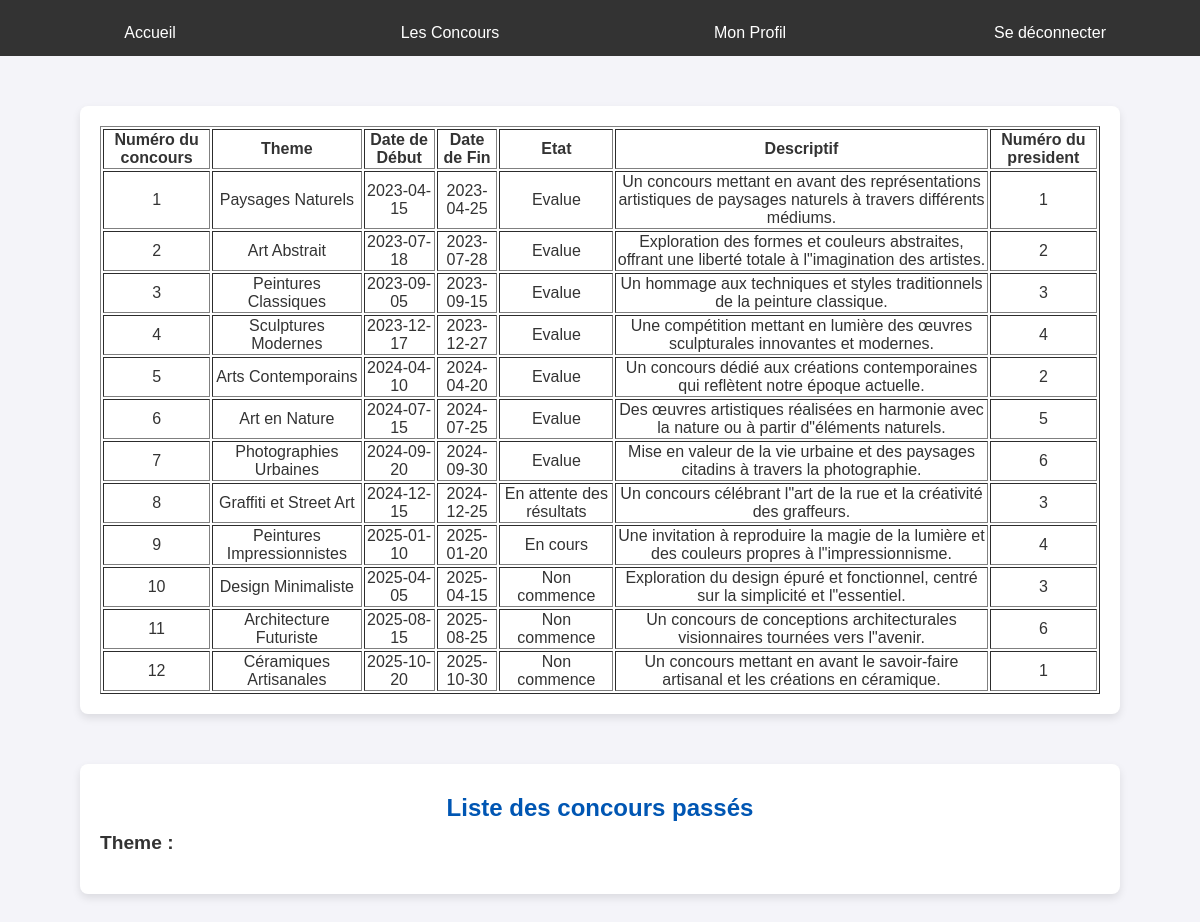
Screenshot of /devTest/concoursAdmin.php (signed in) with the database file from the repository.
### tables this page shows
CREATE TABLE Concours (
    numConcours INT PRIMARY KEY,
    theme VARCHAR(100) NOT NULL,
    dateDebut DATE NOT NULL,
    dateFin DATE NOT NULL,
    etat VARCHAR(50),
    descriptif VARCHAR(1000),
    numPresident INT NOT NULL,
    FOREIGN KEY (numPresident) REFERENCES President(numPresident) ON DELETE CASCADE,
    CHECK (DATEDIFF(dateFin, dateDebut) >= 1)  
);

### devTest/concoursAdmin.php (the view, shortened to what this page needs)
<?php
require("connect.php");
require('functions.php');
?>
<!DOCTYPE html>
<html lang="fr">
<head>
    <link rel="stylesheet" href="style.css">
</head>
<body>
<div class="menu">
    <a href="index.php">Accueil</a>
    <a href="concoursAdmin.php">Les Concours</a>
    <a href="profile.php">Mon Profil</a>
    <a href="logout.php">Se déconnecter</a>
</div>
<div class="container center">
    <?php
        try {
            $sql = "SELECT * FROM Concours";
            $stmt = $connexion->prepare($sql);
            $stmt->execute();
            $result = $stmt->fetchAll(PDO::FETCH_ASSOC);
        }
        catch (PDOException $e) {
            die("Erreur lors de la connexion : " . $e->getMessage());
        }
    $html = '<table border="1">';
    $html .= '<tr>
                <th>Numéro du concours</th>
                <th>Theme</th>
                <th>Date de Début</th>
                <th>Date de Fin</th>
                <th>Etat</th>
                <th>Descriptif</th>
                <th>Numéro du president</th>
              </tr>';
    foreach ($result as $row) {
        $html .= '<tr>';
        $html .= '<td>' . htmlspecialchars($row['numConcours']) . '</td>';
        $html .= '<td>' . htmlspecialchars($row['theme']) . '</td>';
        $html .= '<td>' . htmlspecialchars($row['dateDebut']) . '</td>';
        $html .= '<td>' . htmlspecialchars($row['dateFin']) . '</td>';
        $html .= '<td>' . htmlspecialchars($row['etat']) . '</td>';
        $html .= '<td>' . htmlspecialchars($row['descriptif']) . '</td>';
        $html .= '<td>' . htmlspecialchars($row['numPresident']) . '</td>';
        $html .= '</tr>';
    }
    $html .= '</table>';
    echo $html;
    ?>
</div>
<div class="container">
    <h2>Liste des concours passés</h2>
    <div class="user-info">
        <p><span class="user-data">Theme :</span> <?= htmlspecialchars($theme); ?></p>
    </div>
</div>
</body>
</html>

### devTest/style.css (style rules this page uses)
body { font-family: Arial, sans-serif; background-color: #f4f4f9; margin: 0; padding: 0; color: #333; position: relative; }
.container { max-width: 1000px; margin: 50px auto; padding: 20px; background: #ffffff; box-shadow: 0 4px 8px rgba(0, 0, 0, 0.1); border-radius: 8px; position: relative; }
.container.center { max-width: 1000px; margin: 50px auto; padding: 20px; background: #ffffff; box-shadow: 0 4px 8px rgba(0, 0, 0, 0.1); border-radius: 8px; position: relative; text-align: center; }
h1, h2 { text-align: center; color: #0056b3; margin-top: 10px; margin-bottom: 10px; position: relative; }
.menu { background-color: #333; overflow: hidden; display: flex; justify-content: center; margin-bottom: 20px; position: relative; }
.menu a { padding: 14px 20px; text-decoration: none; color: white; text-align: center; flex: 1; position: relative; }
.user-info { font-size: 1.2em; margin-bottom: 20px; position: relative; }
.user-info p { margin: 10px 0; position: relative; }
.user-info .user-data { font-weight: bold; position: relative; }
a { text-decoration: none; color: #0056b3; display: inline-block; margin-top: 10px; transition: color 0.3s ease; position: relative; }

### rows the page displays
concours: numConcours "1", theme "Paysages Naturels", dateDebut "2023-04-15", dateFin "2023-04-25", etat "Evalue", descriptif "Un concours mettant en avant des représentations artistiques de paysages naturels à travers différents médiums.", numPresident "1"
concours: numConcours "2", theme "Art Abstrait", dateDebut "2023-07-18", dateFin "2023-07-28", etat "Evalue", descriptif "Exploration des formes et couleurs abstraites, offrant une liberté totale à l\"imagination des artistes.", numPresident "2"
concours: numConcours "3", theme "Peintures Classiques", dateDebut "2023-09-05", dateFin "2023-09-15", etat "Evalue", descriptif "Un hommage aux techniques et styles traditionnels de la peinture classique.", numPresident "3"
concours: numConcours "4", theme "Sculptures Modernes", dateDebut "2023-12-17", dateFin "2023-12-27", etat "Evalue", descriptif "Une compétition mettant en lumière des œuvres sculpturales innovantes et modernes.", numPresident "4"
concours: numConcours "5", theme "Arts Contemporains", dateDebut "2024-04-10", dateFin "2024-04-20", etat "Evalue", descriptif "Un concours dédié aux créations contemporaines qui reflètent notre époque actuelle.", numPresident "2"
concours: numConcours "6", theme "Art en Nature", dateDebut "2024-07-15", dateFin "2024-07-25", etat "Evalue", descriptif "Des œuvres artistiques réalisées en harmonie avec la nature ou à partir d\"éléments naturels.", numPresident "5"
concours: numConcours "7", theme "Photographies Urbaines", dateDebut "2024-09-20", dateFin "2024-09-30", etat "Evalue", descriptif "Mise en valeur de la vie urbaine et des paysages citadins à travers la photographie.", numPresident "6"
concours: numConcours "8", theme "Graffiti et Street Art", dateDebut "2024-12-15", dateFin "2024-12-25", etat "En attente des résultats", descriptif "Un concours célébrant l\"art de la rue et la créativité des graffeurs.", numPresident "3"
concours: numConcours "9", theme "Peintures Impressionnistes", dateDebut "2025-01-10", dateFin "2025-01-20", etat "En cours", descriptif "Une invitation à reproduire la magie de la lumière et des couleurs propres à l\"impressionnisme.", numPresident "4"
concours: numConcours "10", theme "Design Minimaliste", dateDebut "2025-04-05", dateFin "2025-04-15", etat "Non commence", descriptif "Exploration du design épuré et fonctionnel, centré sur la simplicité et l\"essentiel.", numPresident "3"
concours: numConcours "11", theme "Architecture Futuriste", dateDebut "2025-08-15", dateFin "2025-08-25", etat "Non commence", descriptif "Un concours de conceptions architecturales visionnaires tournées vers l\"avenir.", numPresident "6"
concours: numConcours "12", theme "Céramiques Artisanales", dateDebut "2025-10-20", dateFin "2025-10-30", etat "Non commence", descriptif "Un concours mettant en avant le savoir-faire artisanal et les créations en céramique.", numPresident "1"
